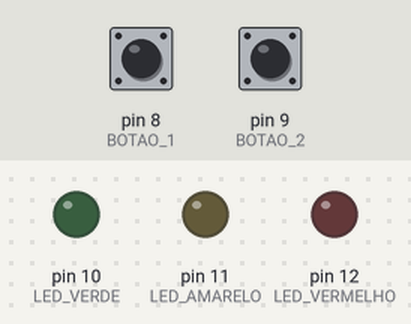
The sketch below on a simulated Arduino Uno, built with avr-gcc and run on an emulated ATmega328P. On the bench: output pins drawn as LEDs (lit = HIGH). The test bench sets the inputs (shaded band); at power-on: pin 8 (BOTAO_1) LOW, pin 9 (BOTAO_2) LOW.

Above: at 1.2 s.
1.3 s: pin 8 (BOTAO_1) pulled HIGH for 0.15 s
At 2.5 s:
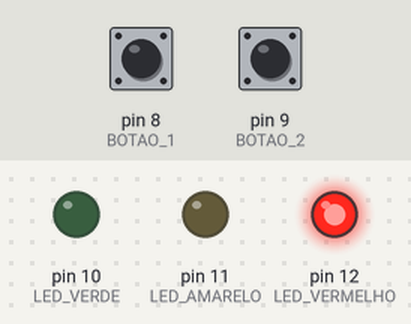
2.9 s: pin 9 (BOTAO_2) pulled HIGH for 0.15 s
At 3.8 s:
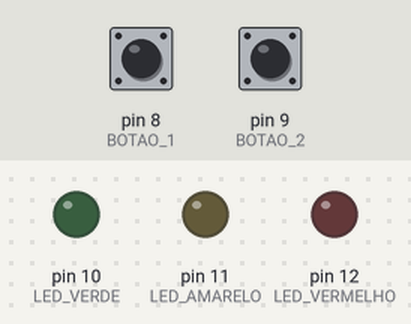
4.5 s: pin 8 (BOTAO_1) pulled HIGH for 1 s
At 5.0 s:
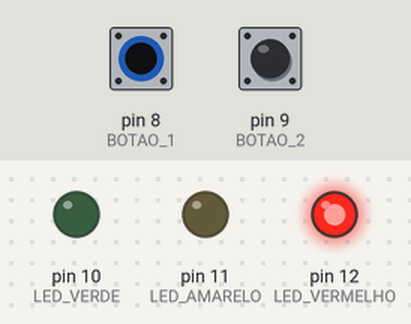
Timing chart, 0 to 7.5 s (numbered marks = the images above; inputs shaded):
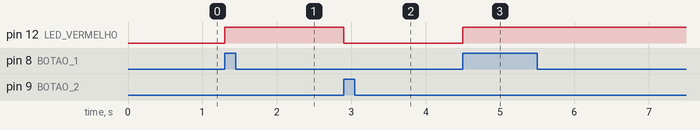

Measured:
- after the input at 1.3 s, pin 12 (LED_VERMELHO): LOW → HIGH at once
- after the input at 2.9 s, pin 12 (LED_VERMELHO): HIGH → LOW at once
- after the input at 4.5 s, pin 12 (LED_VERMELHO): LOW → HIGH at once

The sketch:

prog2.ino
```cpp
//Informações globais sobre o programa
const int LED_VERDE = 10;
const int LED_AMARELO = 11;
const int LED_VERMELHO = 12;
const int BOTAO_1 = 8;
const int BOTAO_2 = 9;


void setup()
{
  pinMode(LED_VERMELHO, OUTPUT);
  pinMode(LED_AMARELO, OUTPUT);
  pinMode(LED_VERDE, OUTPUT);
  //Configurar os pinos de entrada
  pinMode(BOTAO_1, INPUT);
  pinMode(BOTAO_2, INPUT);
}

void loop()
{
  //BOTAO_1 aciona o LED_VERMELHO e o BOTAO_2 desaciona ele
  if(digitalRead(BOTAO_1) == HIGH){

    digitalWrite(LED_VERMELHO, HIGH);

  } else if(digitalRead(BOTAO_2) == HIGH){

    digitalWrite(LED_VERMELHO, LOW);


  }
}
```
